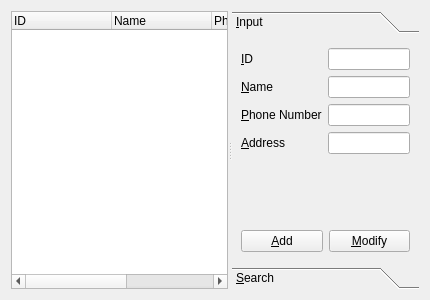
<?xml version="1.0" encoding="UTF-8"?>
<ui version="4.0">
 <class>ClientManagerForm</class>
 <widget class="QWidget" name="ClientManagerForm">
  <property name="geometry">
   <rect>
    <x>0</x>
    <y>0</y>
    <width>430</width>
    <height>300</height>
   </rect>
  </property>
  <property name="windowTitle">
   <string>Form</string>
  </property>
  <layout class="QVBoxLayout" name="verticalLayout_2">
   <item>
    <widget class="QSplitter" name="splitter">
     <property name="orientation">
      <enum>Qt::Horizontal</enum>
     </property>
     <widget class="QWidget" name="layoutWidget">
      <layout class="QVBoxLayout" name="listVerticalLayout">
       <item>
        <widget class="QTreeWidget" name="treeWidget">
         <property name="rootIsDecorated">
          <bool>false</bool>
         </property>
         <column>
          <property name="text">
           <string>ID</string>
          </property>
         </column>
         <column>
          <property name="text">
           <string>Name</string>
          </property>
         </column>
         <column>
          <property name="text">
           <string>Phone Number</string>
          </property>
         </column>
         <column>
          <property name="text">
           <string>Address</string>
          </property>
         </column>
        </widget>
       </item>
      </layout>
     </widget>
     <widget class="QToolBox" name="toolBox">
      <property name="currentIndex">
       <number>0</number>
      </property>
      <widget class="QWidget" name="inputPage">
       <property name="geometry">
        <rect>
         <x>0</x>
         <y>0</y>
         <width>211</width>
         <height>240</height>
        </rect>
       </property>
       <attribute name="label">
        <string>&amp;Input</string>
       </attribute>
       <layout class="QVBoxLayout" name="verticalLayout">
        <item>
         <layout class="QFormLayout" name="clientFormLayout">
          <item row="0" column="0">
           <widget class="QLabel" name="idLabel">
            <property name="text">
             <string>&amp;ID</string>
            </property>
            <property name="buddy">
             <cstring>idLineEdit</cstring>
            </property>
           </widget>
          </item>
          <item row="1" column="0">
           <widget class="QLabel" name="nameLabel">
            <property name="text">
             <string>&amp;Name</string>
            </property>
            <property name="buddy">
             <cstring>nameLineEdit</cstring>
            </property>
           </widget>
          </item>
          <item row="3" column="0">
           <widget class="QLabel" name="addressLabel">
            <property name="text">
             <string>&amp;Address</string>
            </property>
            <property name="buddy">
             <cstring>addressLineEdit</cstring>
            </property>
           </widget>
          </item>
          <item row="2" column="0">
           <widget class="QLabel" name="phoneNumberLabel">
            <property name="text">
             <string>&amp;Phone Number</string>
            </property>
            <property name="buddy">
             <cstring>phoneNumberLineEdit</cstring>
            </property>
           </widget>
          </item>
          <item row="0" column="1">
           <widget class="QLineEdit" name="idLineEdit">
            <property name="readOnly">
             <bool>true</bool>
            </property>
           </widget>
          </item>
          <item row="1" column="1">
           <widget class="QLineEdit" name="nameLineEdit"/>
          </item>
          <item row="2" column="1">
           <widget class="QLineEdit" name="phoneNumberLineEdit"/>
          </item>
          <item row="3" column="1">
           <widget class="QLineEdit" name="addressLineEdit"/>
          </item>
         </layout>
        </item>
        <item>
         <spacer name="verticalSpacer">
          <property name="orientation">
           <enum>Qt::Vertical</enum>
          </property>
          <property name="sizeHint" stdset="0">
           <size>
            <width>20</width>
            <height>40</height>
           </size>
          </property>
         </spacer>
        </item>
        <item>
         <layout class="QHBoxLayout" name="addHorizontalLayout">
          <item>
           <widget class="QPushButton" name="addPushButton">
            <property name="text">
             <string>&amp;Add</string>
            </property>
           </widget>
          </item>
          <item>
           <widget class="QPushButton" name="modifyPushButton">
            <property name="text">
             <string>&amp;Modify</string>
            </property>
           </widget>
          </item>
         </layout>
        </item>
       </layout>
      </widget>
      <widget class="QWidget" name="searchPage">
       <property name="geometry">
        <rect>
         <x>0</x>
         <y>0</y>
         <width>211</width>
         <height>240</height>
        </rect>
       </property>
       <attribute name="label">
        <string>&amp;Search</string>
       </attribute>
       <layout class="QVBoxLayout" name="verticalLayout_3">
        <item>
         <widget class="QTreeWidget" name="searchTreeWidget">
          <property name="rootIsDecorated">
           <bool>false</bool>
          </property>
          <column>
           <property name="text">
            <string>ID</string>
           </property>
          </column>
          <column>
           <property name="text">
            <string>Name</string>
           </property>
          </column>
          <column>
           <property name="text">
            <string>Phone Number</string>
           </property>
          </column>
          <column>
           <property name="text">
            <string>Address</string>
           </property>
          </column>
         </widget>
        </item>
        <item>
         <layout class="QHBoxLayout" name="horizontalLayout">
          <item>
           <widget class="QLabel" name="searchLabel">
            <property name="text">
             <string>&amp;ID</string>
            </property>
            <property name="buddy">
             <cstring>searchLineEdit</cstring>
            </property>
           </widget>
          </item>
          <item>
           <widget class="QLineEdit" name="searchLineEdit"/>
          </item>
         </layout>
        </item>
        <item>
         <widget class="QPushButton" name="searchPushButton">
          <property name="text">
           <string>Search</string>
          </property>
         </widget>
        </item>
       </layout>
      </widget>
     </widget>
    </widget>
   </item>
  </layout>
 </widget>
 <resources/>
 <connections/>
</ui>
